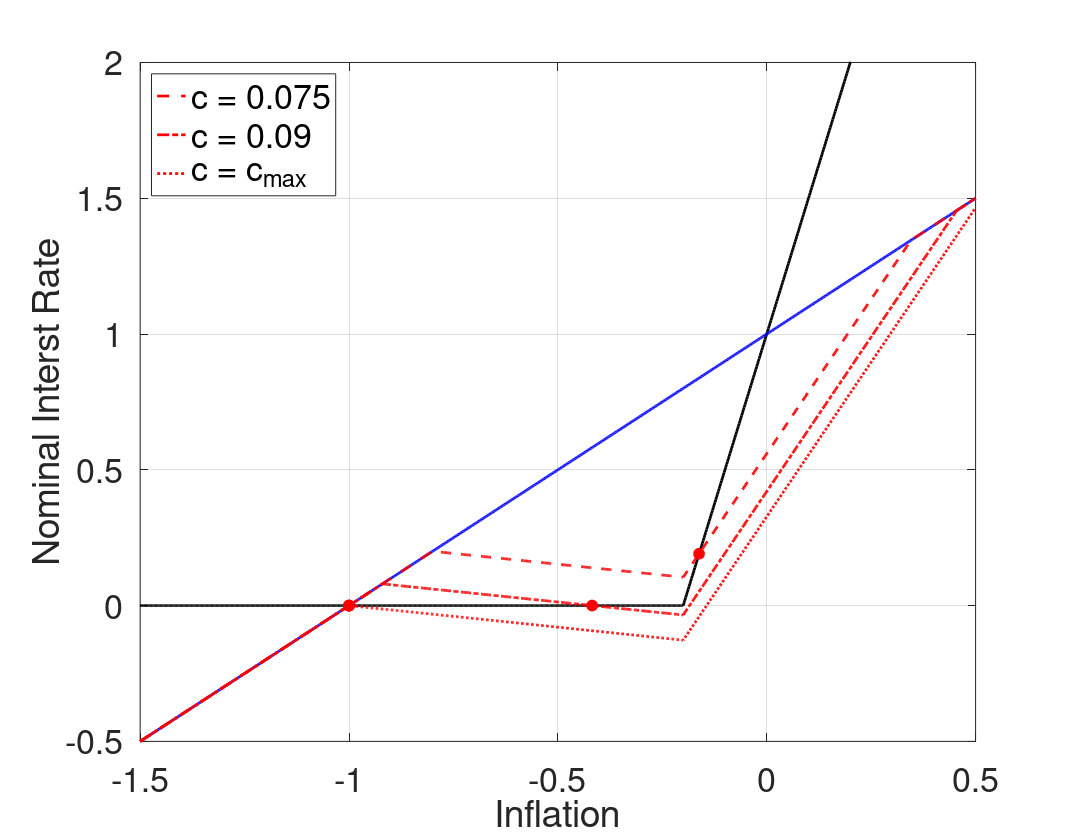

Write the MATLAB code that produced this figure.
%--------------------------------------------------------------------------
% File Name: RAFR_cPHIpi_h.m
% Author: Philip Coyle
% Date Created: 01/07/2019
% cd /mq/philipprojects/RA_Work/Taisuke_Nakata/Zero_Lower_Bound/DeflationaryRegime/Uncertainty/Draft/Figs/iid/3state_iid_shock/RAFR
% RAFR_cPHIpi_h
%--------------------------------------------------------------------------

clear all
close all
clc

%% Model Calibration
cBET = 1/1.0025;
cSIGMA = 1;
cKAPPA = 0.02;
cPHIpi = 5;
cRstar = 1/400;
p_m = 0.5; %Probability of being in the middle state 

cSHOCK_lb =((cRstar)*(cPHIpi - 1))/(cKAPPA*cPHIpi*cSIGMA);
cSHOCK_ub =((cRstar)*(cKAPPA*cPHIpi*cSIGMA + 1))/(cKAPPA*cPHIpi*cSIGMA);
cSHOCK_bound = -(2*(cRstar)*(cPHIpi - 1)*(cKAPPA*cPHIpi*cSIGMA + 1))/(cKAPPA*cPHIpi^2*cSIGMA*(cKAPPA*cSIGMA + 1)*(p_m - 1));
cSHOCK_grid = [0.075, 0.09, max([cSHOCK_lb,cSHOCK_ub,cSHOCK_bound])];

%% Housekeeping
% Set Grid Intervals
pi_m_low = -1.5/400;
pi_m_high = 0.5/400;
numgrid = 1001;
pi_m = linspace(pi_m_low,pi_m_high, numgrid)';

% Allocate Space
inx_ub = zeros(length(cSHOCK_grid),1);
pi_ub_zlb = zeros(length(cSHOCK_grid),1);
inx_lb = zeros(length(cSHOCK_grid),1);
pi_lb_zlb = zeros(length(cSHOCK_grid),1);
rafr = zeros(numgrid,length(cSHOCK_grid));


% Find max inflation that leads to ZLB binding
bound = -cRstar/cPHIpi;

inx_m = find(min(abs(pi_m - bound)) == abs(pi_m - bound));
% Find pi_m point where middle state interst rate binds
pi_m_zlb = pi_m(inx_m);

% Taylor Rule
tr = max(0,cRstar + cPHIpi*pi_m);

% 'Riskless' Fisher Relation
fr = pi_m + cRstar;

for j = 1:length(cSHOCK_grid)
    cSHOCK = cSHOCK_grid(j);
    %% Policy Functions from below (Assume middle state interst rate binds)
    % Low  High state inflation & expected inflation (as functions of middle state inflation)
    pi_l_b = pi_m - cKAPPA*cSIGMA*cSHOCK;
    pi_h_b = (pi_m - cKAPPA*cSIGMA*(cRstar - cSHOCK))/(1+cKAPPA*cSIGMA*cPHIpi);
    exp_pi_b = (1-p_m)/2*pi_l_b + p_m*pi_m + (1-p_m)/2*pi_h_b;

    % Low Middle and High state output & expected output (as functions of middle state inflation)
    y_m_b = (pi_m - cBET*exp_pi_b)/cKAPPA;
    y_l_b = y_m_b - cSIGMA*cSHOCK;
    y_h_b = y_m_b - cSIGMA*(cRstar + cPHIpi*pi_h_b - cSHOCK);
    exp_y_b = (1-p_m)/2*y_l_b + p_m*y_m_b + (1-p_m)/2*y_h_b;

    % Find pi_m point where high state interst rate binds
    inx_lb(j) = find(min(abs(pi_h_b - bound)) == abs(pi_h_b - bound));
    pi_lb_zlb(j) = pi_m(inx_lb(j));

    %% Policy Functions from above (Assume middle state interst rate does not bind)
    % Low  High state inflation & expected inflation (as functions of middle state inflation)
    pi_l_a = pi_m*(1+cKAPPA*cSIGMA*cPHIpi) + cKAPPA*cSIGMA*(cRstar - cSHOCK);
    pi_h_a = pi_m + (cKAPPA*cSIGMA*cSHOCK)/(1+cKAPPA*cSIGMA*cPHIpi);
    exp_pi_a = (1-p_m)/2*pi_l_a + p_m*pi_m + (1-p_m)/2*pi_h_a;

    % Low Middle and High state output & expected output (as functions of middle state inflation)
    y_m_a = (pi_m - cBET*exp_pi_a)/cKAPPA;
    y_l_a = y_m_a + cSIGMA*(cPHIpi*pi_m + cRstar - cSHOCK);
    y_h_a = y_m_a + cSIGMA*(cPHIpi*(pi_m - pi_h_a) + cSHOCK);
    exp_y_a = (1-p_m)/2*y_l_a + p_m*y_m_a + (1-p_m)/2*y_h_a;

    % Find pi_m point where low state interst rate binds
    inx_ub(j) = find(min(abs(pi_l_a - bound)) == abs(pi_l_a - bound));
    pi_ub_zlb(j) = pi_m(inx_ub(j));

    %% Define Risk Adjusted Fisher Relationship   
    for i = 1:numgrid
        if pi_m(i) < pi_lb_zlb(j) || pi_m(i) > pi_ub_zlb(j)
            rafr(i,j) = pi_m(i) + cRstar;
        elseif pi_m(i) <= pi_m_zlb
            rafr(i,j) = cRstar + pi_m(i) + (exp_pi_b(i) - pi_m(i)) + 1/cSIGMA*(exp_y_b(i) - y_m_b(i));
        elseif pi_m(i) <= pi_ub_zlb(j)
            rafr(i,j) = cRstar + pi_m(i) + (exp_pi_a(i) - pi_m(i)) + 1/cSIGMA*(exp_y_a(i) - y_m_a(i));
        end
    end
end
        
%% Plotting
type = {'--','-.',':'};

fig(1) = figure(1);
grid on
box on
hold on
plot(400*pi_m, 400*tr,'Color','k','LineWidth',2);
plot(400*pi_m, 400*fr,'Color','b','LineWidth',2);
for j = 1:length(cSHOCK_grid)
    [~,inx] = sort(abs(tr - rafr(:,j)));
    if j == length(cSHOCK_grid)
        RSS = inx(1);    
    else
        RSS = inx(1:2);
        it = 2;
        while abs(RSS(1) - RSS(2)) <= 10
            RSS(2) = inx(it + 1);
            it = it + 1;
        end
    end
    h(j) = plot(400*pi_m, 400*rafr(:,j),'Color','r','LineStyle',type{j},'LineWidth',2);
    p1 = plot(400*pi_m(RSS(1)),400*rafr(RSS(1),j));
    if j ~= 3
        p2 = plot(400*pi_m(RSS(2)),400*rafr(RSS(2),j)); 
        set([p1 p2],'Marker','o','MarkerEdgeColor','r','MarkerFaceColor','r','MarkerSize',8)
    else
        set(p1,'Marker','o','MarkerEdgeColor','r','MarkerFaceColor','r','MarkerSize',8)
    end
end

xlabel('Inflation','FontSize',16)
ylabel('Nominal Interst Rate','FontSize',16)
set(gca,'Xlim',[400*pi_m(1), 400*pi_m(end)],'Ylim',[-0.5, 2],'FontSize',25)
L = legend([h(1) h(2) h(3)],'c = 0.075','c = 0.09','c = c_{max}');
set(L,'Location','NorthWest','Fontsize',25)

savedir = cd;
if ispc 
    savedir = fullfile(savedir, '..\..\..');
    savedir = strcat(savedir,'\Final\');
else
    savedir = fullfile(savedir, '../../..');
    savedir = strcat(savedir,'/Final/');
end

set(fig(1),'PaperOrientation','Landscape');
set(fig(1),'PaperPosition',[0 0 11 8.5]);
% print(fig(1),'-depsc','RAFR_cPHIpi_h.eps');
print(fig(1),'-depsc',strcat(savedir,'RAFR_cPHIpi_h.eps'));

